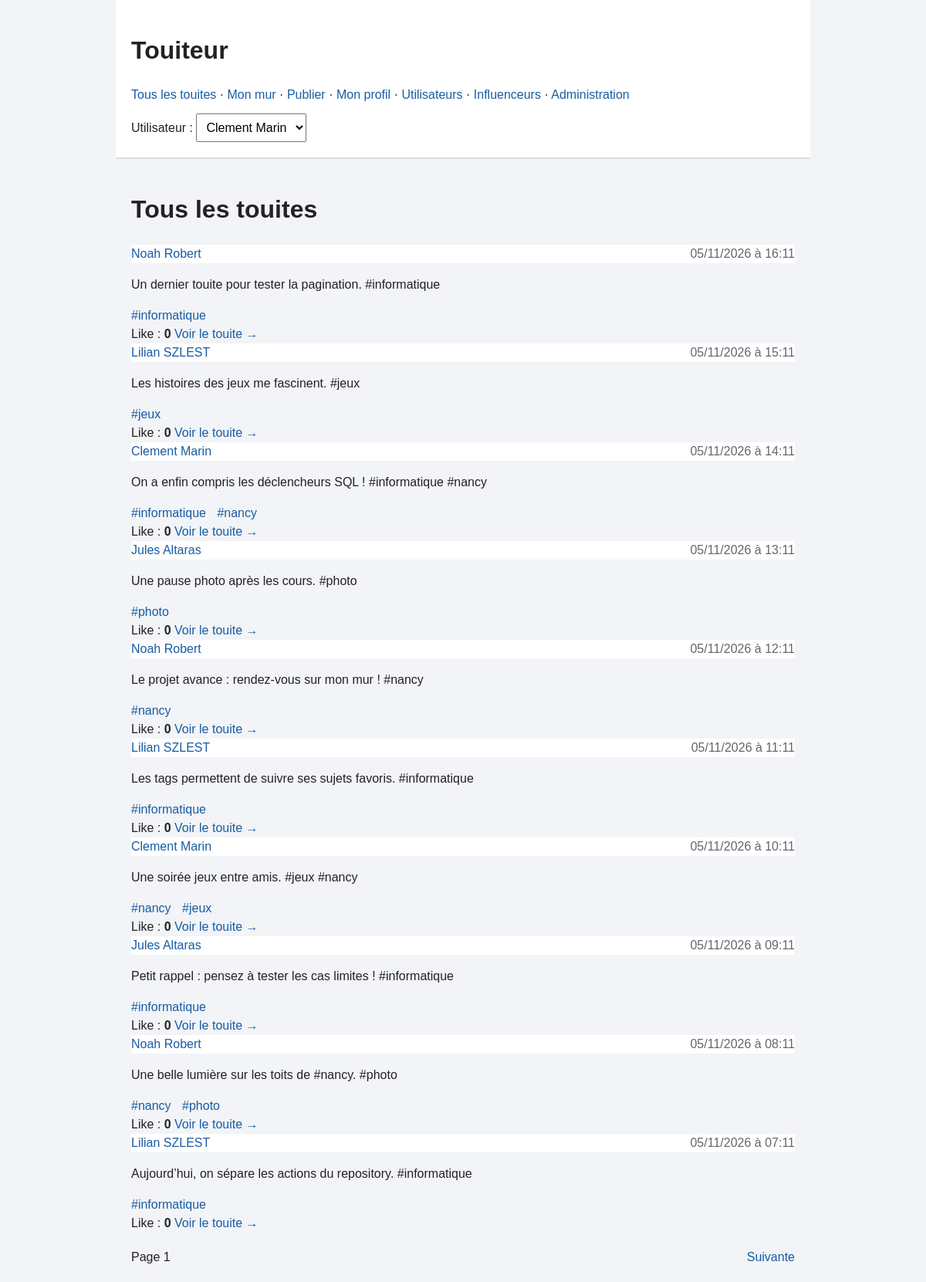
Before: / with the older database file.
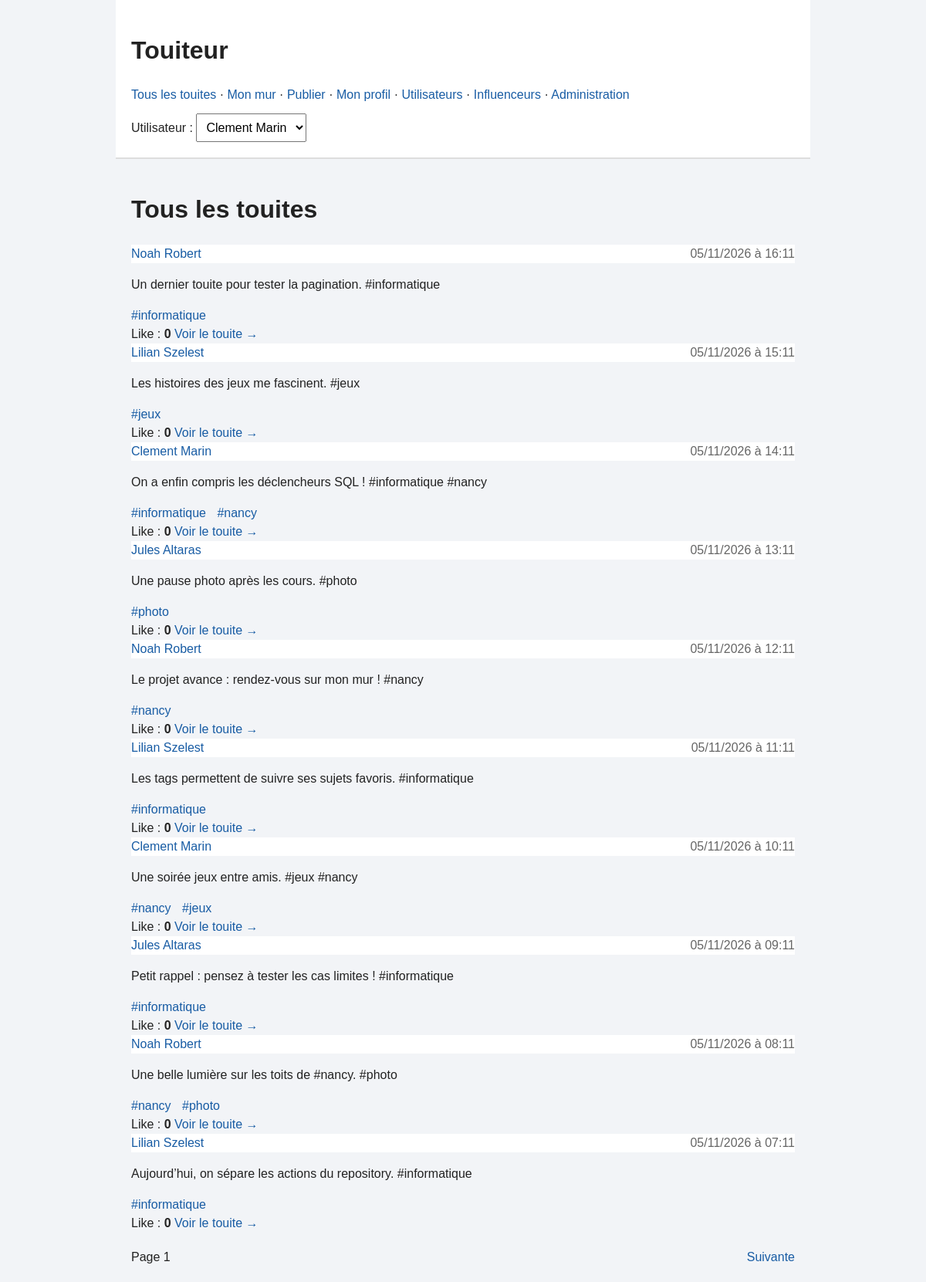
After: the same page with the newer database file.
### tables this page shows
CREATE TABLE TOUITE (
    id_touite INT,
    contenu VARCHAR(235),
    date_publication DATETIME,
    id_utilisateur INT,

    CONSTRAINT pk_touite PRIMARY KEY (id_touite),

    CONSTRAINT fk_touite_utilisateur
        FOREIGN KEY (id_utilisateur)
        REFERENCES UTILISATEUR(id_utilisateur)
);

CREATE TABLE UTILISATEUR (
    id_utilisateur INT,
    nom VARCHAR(50),
    prenom VARCHAR(50),
    email VARCHAR(100),
    nb_touites INT DEFAULT 0,

    CONSTRAINT pk_utilisateur PRIMARY KEY (id_utilisateur),
    CONSTRAINT uq_utilisateur_email UNIQUE (email)
);

### src/index.php (called while the page is built, shortened)
<?php
$dispatcher = new Dispatcher();
$dispatcher->run();

### src/classes/classes principales/Touite.php (called while the page is built, shortened)
<?php
class Touite
{
    public function __construct(int $id, string $contenu, string $date, Utilisateur $auteur, int $score, array $tags, ?array $image)
    {
        $this->id = $id;
        $this->contenu = $contenu;
        $this->date = $date;
        $this->auteur = $auteur;
        $this->score = $score;
        $this->tags = $tags;
        $this->image = $image;
    }
}

### src/classes/classes principales/Utilisateur.php (called while the page is built, shortened)
<?php
class Utilisateur
{
    public string $nom;
    public string $prenom;
    public function __construct(int $id, string $nom, string $prenom, string $email, int $nbTouites)
    {
        $this->id = $id;
        $this->nom = $nom;
        $this->prenom = $prenom;
    }
    public function nomComplet(): string
    {
        return $this->prenom . " " . $this->nom;
    }
}

### src/classes/repository/Repository.php (called while the page is built, shortened)
<?php
class Repository
{
    public function __construct()
    {
        $this->pdo = Connexion::obtenir();
    }
}

### src/classes/config/Connexion.php (called while the page is built, shortened)
<?php
class Connexion
{
    private static ?\PDO $pdo = null;
    public static function obtenir(): ?\PDO
    {
        if (self::$pdo !== null) {
            return self::$pdo;
        }
        $config = parse_ini_file(__DIR__ . '/touiteur.ini');
        $dsn = 'mysql:host=' . $config['host'] . ';port=' . $config['port'];
        $dsn .= ';dbname=' . $config['database'] . ';charset=utf8mb4';
        try {
            $pdo = new \PDO($dsn, $config['username'], $config['password']);
            $pdo->setAttribute(\PDO::ATTR_ERRMODE, \PDO::ERRMODE_EXCEPTION);
            $pdo->setAttribute(\PDO::ATTR_DEFAULT_FETCH_MODE, \PDO::FETCH_ASSOC);
            foreach (['TAG', 'IMAGE', 'SUIVRE', 'ABONNEMENT_TAG', 'TOUITE_TAG'] as $table) {
                $pdo->query('SELECT * FROM ' . $table . ' LIMIT 1');
            }
            $pdo->query('SELECT * FROM TOUITE LIMIT 1');
            $pdo->exec("SET time_zone = '" . date('P') . "'");
            self::$pdo = $pdo;
            return $pdo;
        } catch (\PDOException $e) {
            die('Erreur BDD : ' . htmlspecialchars($e->getMessage()));
        }
    }
}

### src/classes/repository/TouiteRepository.php (called while the page is built, shortened)
<?php
class TouiteRepository extends Repository
{
    public function trouver(int $id): Touite
    {
        $sql = 'SELECT * FROM TOUITE WHERE id_touite = ?';
        $requete = $this->pdo->prepare($sql);
        $requete->execute([$id]);
        $ligne = $requete->fetch();
        $utilisateurRepository = new UtilisateurRepository();
        $auteur = $utilisateurRepository->trouver((int) $ligne['id_utilisateur']);
        $score = $this->score($id);
        $tagRepository = new TagRepository();
        $tags = $tagRepository->pourTouite($id);
        $image = $this->imageTouite($id);
        return new Touite($id, (string) $ligne['contenu'], (string) $ligne['date_publication'], $auteur, $score, $tags, $image);
    }
    public function lister(string $mode, int $id, int $page): array
    {
        $sql = 'SELECT t.id_touite FROM TOUITE t';
        $parametres = [];
        $debut = ($page - 1) * 10;
        $sql .= ' ORDER BY t.date_publication DESC, t.id_touite DESC LIMIT 11 OFFSET ' . (int) $debut;
        $requete = $this->pdo->prepare($sql);
        $requete->execute($parametres);
        $lignes = $requete->fetchAll();
        $touites = [];
        foreach ($lignes as $ligne) {
            if (count($touites) === 10) {
                break;
            }
            $touites[] = $this->trouver($ligne['id_touite']);
        }
        return ['items' => $touites, 'next' => count($lignes) > 10];
    }
    public function score(int $touite): int
    {
        if (!Connexion::$votes) {
            return 0;
        }
        $score = 0;
        return $score;
    }
    public function imageTouite(int $id): ?array
    {
        $sql = 'SELECT * FROM IMAGE WHERE id_touite = ?';
        $requete = $this->pdo->prepare($sql);
        $requete->execute([$id]);
        $image = $requete->fetch();
        if ($image === false) {
            return null;
        }
        return $image;
    }
}

### src/classes/repository/UtilisateurRepository.php (called while the page is built, shortened)
<?php
class UtilisateurRepository extends Repository
{
    public function trouver(int $id): Utilisateur
    {
        $sql = 'SELECT * FROM UTILISATEUR WHERE id_utilisateur = ?';
        $requete = $this->pdo->prepare($sql);
        $requete->execute([$id]);
        $ligne = $requete->fetch();
        return new Utilisateur(
            $id,
            (string) $ligne['nom'],
            (string) $ligne['prenom'],
            (string) $ligne['email'],
            (int) $ligne['nb_touites']
        );
    }
}

### src/classes/classes principales/Tag.php (called while the page is built, shortened)
<?php
class Tag
{
    public function __construct(int $id, string $libelle, string $description)
    {
        $this->id = $id;
        $this->libelle = $libelle;
    }
}

### src/classes/repository/TagRepository.php (called while the page is built, shortened)
<?php
class TagRepository extends Repository
{
    public function trouver(int $id): Tag
    {
        $sql = 'SELECT * FROM TAG WHERE id_tag = ?';
        $requete = $this->pdo->prepare($sql);
        $requete->execute([$id]);
        $ligne = $requete->fetch();
        return new Tag($id, $ligne['libelle'], (string) $ligne['description']);
    }
    public function pourTouite(int $id): array
    {
        $sql = 'SELECT id_tag FROM TOUITE_TAG WHERE id_touite = ?';
        $requete = $this->pdo->prepare($sql);
        $requete->execute([$id]);
        $lignes = $requete->fetchAll();
        $tags = [];
        foreach ($lignes as $ligne) {
            $tags[] = $this->trouver($ligne['id_tag']);
        }
        return $tags;
    }
}

### src/classes/renderer/TouiteRenderer.php (the view, shortened to what the changed rows need)
<?php
class TouiteRenderer
{
    private Touite $touite;
    private bool $detail;
    public function __construct(Touite $touite, bool $detail = false)
    {
        $this->touite = $touite;
        $this->detail = $detail;
    }
    public function render(): string
    {
        $t = $this->touite;
        $texte = $t->contenu;
        ?>
        <article class=" carte touite">
            <header>
                <a class="author" href="?action=author&id=<?= $t->auteur->id ?>">
                    <?= htmlspecialchars($t->auteur->nomComplet()) ?>
                </a>
                <time><?= date('d/m/Y à H:i', strtotime($t->date)) ?></time>
            </header>
            <p class="content"><?= htmlspecialchars($texte) ?></p>
            <div class="tags">
                <?php foreach ($t->tags as $tag): ?>
                    <a class="chip" href="?action=tag&id=<?= $tag->id ?>">#<?= htmlspecialchars($tag->libelle) ?></a>
                <?php endforeach; ?>
            </div>
            <footer>
                <span>Like : <strong><?= $t->score ?></strong>
                </span>
                <?php if (!$this->detail): ?>
                    <a href="?action=detail&id=<?= $t->id ?>">Voir le touite →</a>
                <?php endif; ?>
            </footer>
        </article>
        <?php
        return ob_get_clean();
    }
    public static function liste(array $resultat, string $url, int $page): string
    {
        $html = '';
        foreach ($resultat['items'] as $touite) {
            $renderer = new TouiteRenderer($touite);
            $html .= $renderer->render();
        }
        $html .= '<nav class="pagination" aria-label="Pagination">';
        $html .= '<span>Page ' . $page . '</span>';
        if ($resultat['next']) {
            $html .= '<a href="' . htmlspecialchars($url . '&page=' . ($page + 1)) . '">Suivante</a>';
        }
        return $html . '
                </nav>';
    }
}

Changed rows visible on the page:
changed through a linked row, touite "Les histoires des jeux me fascinent. #jeux": id_utilisateur.nom "Lilian SZLEST" → "Lilian Szelest"
changed through a linked row, touite "Les tags permettent de suivre ses sujets favoris. #informatique": id_utilisateur.nom "Lilian SZLEST" → "Lilian Szelest"
changed through a linked row, touite "Aujourd’hui, on sépare les actions du repository. #informatique": id_utilisateur.nom "Lilian SZLEST" → "Lilian Szelest"
